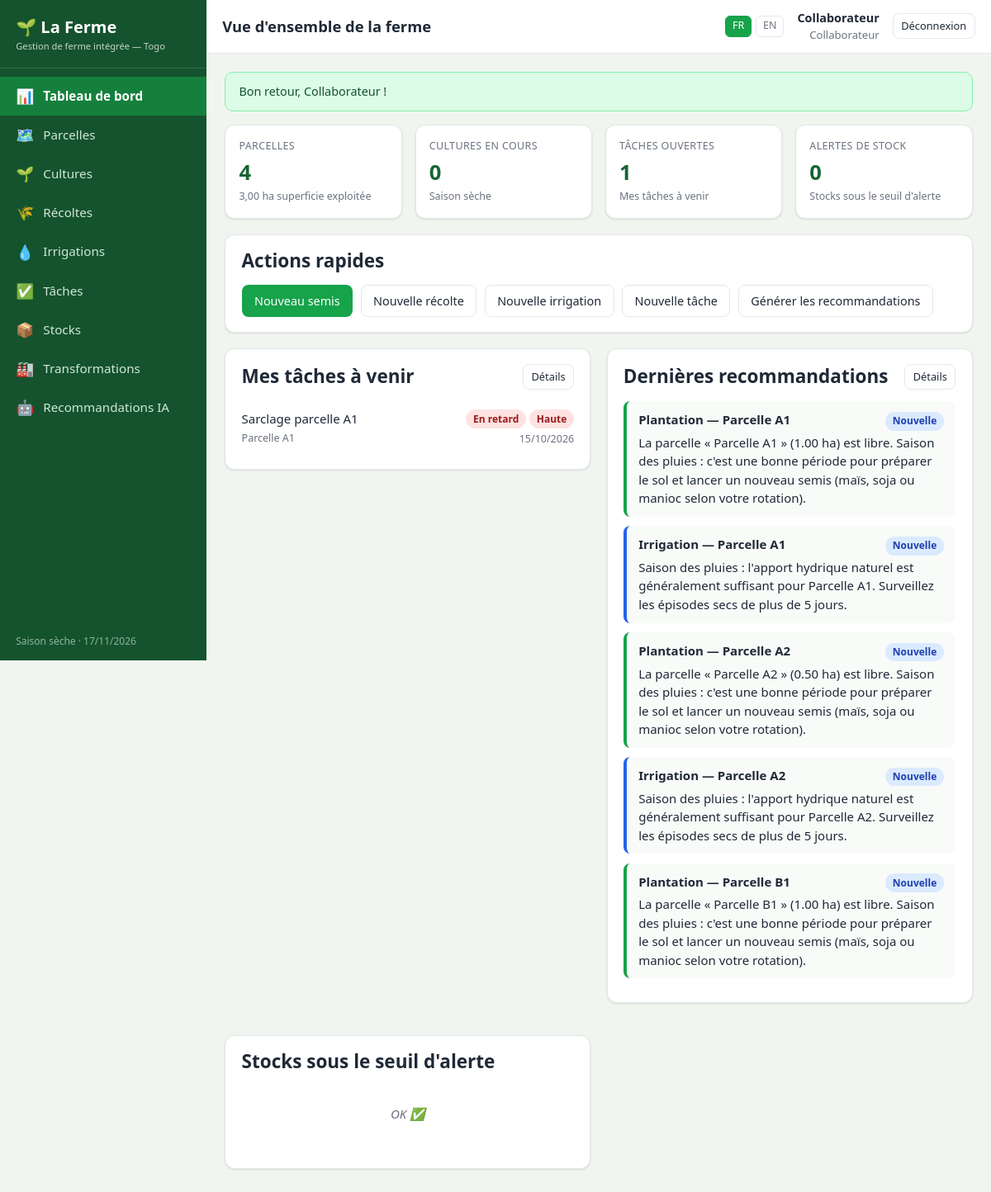
Page /index.php (signed in) on the committed database.
### tables this page shows
CREATE TABLE `users` (
  `id` int(11) NOT NULL,
  `nom` varchar(120) NOT NULL,
  `email` varchar(160) NOT NULL,
  `mot_de_passe` varchar(255) NOT NULL,
  `role` enum('proprietaire','collaborateur') NOT NULL DEFAULT 'collaborateur',
  `langue` enum('fr','en') NOT NULL DEFAULT 'fr',
  `actif` tinyint(1) NOT NULL DEFAULT 1,
  `created_at` datetime NOT NULL DEFAULT current_timestamp()
);

CREATE TABLE `taches` (
  `id` int(11) NOT NULL,
  `titre` varchar(180) NOT NULL,
  `description` text DEFAULT NULL,
  `user_id` int(11) DEFAULT NULL,
  `parcelle_id` int(11) DEFAULT NULL,
  `date_echeance` date DEFAULT NULL,
  `priorite` enum('basse','moyenne','haute') NOT NULL DEFAULT 'moyenne',
  `statut` enum('a_faire','en_cours','termine') NOT NULL DEFAULT 'a_faire',
  `created_at` datetime NOT NULL DEFAULT current_timestamp()
);

CREATE TABLE `parcelles` (
  `id` int(11) NOT NULL,
  `nom` varchar(120) NOT NULL,
  `zone` varchar(120) DEFAULT NULL,
  `superficie` decimal(6,2) NOT NULL DEFAULT 0.00,
  `statut` enum('libre','en_culture','repos') NOT NULL DEFAULT 'libre',
  `created_at` datetime NOT NULL DEFAULT current_timestamp()
);

CREATE TABLE `recommandations` (
  `id` int(11) NOT NULL,
  `parcelle_id` int(11) NOT NULL,
  `type` enum('plantation','irrigation') NOT NULL,
  `contenu` text NOT NULL,
  `priorite` enum('basse','moyenne','haute') NOT NULL DEFAULT 'moyenne',
  `statut` enum('nouvelle','vue','appliquee') NOT NULL DEFAULT 'nouvelle',
  `created_at` datetime NOT NULL DEFAULT current_timestamp()
);

### includes/functions.php (called while the page is built, shortened)
<?php
require_once __DIR__ . '/db.php';
function current_lang(): string
{
    return $_SESSION['lang'] ?? 'fr';
}
function lang_dict(): array
{
    static $dict = null;
    if ($dict === null) {
        $dict = require __DIR__ . '/../lang/' . current_lang() . '.php';
    }
    return $dict;
}
function t(string $key): string
{
    $dict = lang_dict();
    if (isset($dict[$key])) {
        return $dict[$key];
    }
    return ucfirst(str_replace('_', ' ', $key));
}
function te(string $prefix, $value): string
{
    return t($prefix . '_' . $value);
}
function e($value): string
{
    return htmlspecialchars((string)$value, ENT_QUOTES, 'UTF-8');
}
function get_flashes(): array
{
    $f = $_SESSION['flash'] ?? [];
    return $f;
}
function current_user(): ?array
{
    static $user = null;
    if ($user === null) {
        $user = fetch_one('SELECT * FROM users WHERE id = ? AND actif = 1', [$_SESSION['user_id']]);
    }
    return $user ?: null;
}
function is_logged_in(): bool
{
    return current_user() !== null;
}
function is_proprietaire(): bool
{
    $u = current_user();
    return $u && $u['role'] === 'proprietaire';
}
function require_login(): void
{
    if (!is_logged_in()) {
        redirect('login.php');
    }
}
function lc(string $s): string
{
    return function_exists('mb_strtolower') ? mb_strtolower($s, 'UTF-8') : strtolower($s);
}
function fr_date(?string $date): string
{
    $ts = strtotime($date);
    return $ts ? date('d/m/Y', $ts) : '—';
}
function season_for_month(int $month): string
{
    return ($month >= 4 && $month <= 10) ? 'rainy' : 'dry';
}
function season_label(): string
{
    return t(season_for_month((int)date('n')) === 'rainy' ? 'season_rainy' : 'season_dry');
}

### includes/db.php (called while the page is built, shortened)
<?php
function db(): PDO
{
    static $pdo = null;
    if ($pdo instanceof PDO) {
        return $pdo;
    }
    $dsn = sprintf('mysql:host=%s;port=%s;dbname=%s;charset=utf8mb4', DB_HOST, DB_PORT, DB_NAME);
    try {
        $pdo = new PDO($dsn, DB_USER, DB_PASS, [
            PDO::ATTR_ERRMODE            => PDO::ERRMODE_EXCEPTION,
            PDO::ATTR_DEFAULT_FETCH_MODE => PDO::FETCH_ASSOC,
            PDO::ATTR_EMULATE_PREPARES   => false,
        ]);
    } catch (PDOException $e) {
        http_response_code(500);
        if (APP_DEBUG) {
            die('Connexion à la base de données impossible : ' . $e->getMessage()
                . '<br><br>Avez-vous exécuté <a href="' . BASE_URL . '/install.php">install.php</a> ?');
        }
        die('Erreur de connexion à la base de données.');
    }
    return $pdo;
}
function q(string $sql, array $params = []): PDOStatement
{
    $stmt = db()->prepare($sql);
    $stmt->execute($params);
    return $stmt;
}
function fetch_one(string $sql, array $params = []): ?array
{
    $row = q($sql, $params)->fetch();
    return $row === false ? null : $row;
}
function fetch_all(string $sql, array $params = []): array
{
    return q($sql, $params)->fetchAll();
}
function fetch_value(string $sql, array $params = [])
{
    $v = q($sql, $params)->fetchColumn();
    return $v === false ? null : $v;
}

### index.php (the view, shortened to what this page needs)
<?php
require_once __DIR__ . '/includes/functions.php';
require_login();
$active     = 'index';
$page_title = t('dashboard_title');
$u          = current_user();
$owner      = is_proprietaire();
$nbParcelles   = (int)fetch_value('SELECT COUNT(*) FROM parcelles');
$superficie    = (float)fetch_value('SELECT COALESCE(SUM(superficie),0) FROM parcelles');
$nbCultures    = (int)fetch_value('SELECT COUNT(*) FROM cultures WHERE stade <> "recolte"');
$nbAlertes     = (int)fetch_value('SELECT COUNT(*) FROM stocks WHERE quantite <= seuil_alerte');
if ($owner) {
    $nbTaches = (int)fetch_value('SELECT COUNT(*) FROM taches WHERE statut <> "termine"');
} else {
    $nbTaches = (int)fetch_value('SELECT COUNT(*) FROM taches WHERE statut <> "termine" AND (user_id = ? OR user_id IS NULL)', [$u['id']]);
}
$myTasks = fetch_all(
    'SELECT t.*, p.nom AS parcelle FROM taches t
     LEFT JOIN parcelles p ON p.id = t.parcelle_id
     WHERE t.statut <> "termine" ' . ($owner ? '' : 'AND (t.user_id = ? OR t.user_id IS NULL) ') . '
     ORDER BY (t.date_echeance IS NULL), t.date_echeance ASC LIMIT 6',
    $owner ? [] : [$u['id']]
);
$lowStocks = fetch_all('SELECT * FROM stocks WHERE quantite <= seuil_alerte ORDER BY (quantite - seuil_alerte) ASC LIMIT 6');
$recos     = fetch_all('SELECT r.*, p.nom AS parcelle FROM recommandations r JOIN parcelles p ON p.id = r.parcelle_id ORDER BY r.created_at DESC LIMIT 5');
require __DIR__ . '/includes/header.php';
?>
<div class="kpi-grid">
    <div class="kpi">
        <div class="label"><?= e(t('kpi_parcelles')) ?></div>
        <div class="value"><?= $nbParcelles ?></div>
        <div class="sub"><?= number_format($superficie, 2, ',', ' ') ?> <?= e(t('hectares')) ?> <?= e(lc(t('kpi_superficie'))) ?></div>
    </div>
    <div class="kpi">
        <div class="label"><?= e(t('kpi_cultures')) ?></div>
        <div class="value"><?= $nbCultures ?></div>
        <div class="sub"><?= e(season_label()) ?></div>
    </div>
    <div class="kpi">
        <div class="label"><?= e(t('kpi_taches')) ?></div>
        <div class="value"><?= $nbTaches ?></div>
        <div class="sub"><?= $owner ? e(t('all')) : e(t('my_tasks_today')) ?></div>
    </div>
    <div class="kpi">
        <div class="label"><?= e(t('kpi_alertes_stock')) ?></div>
        <div class="value <?= $nbAlertes ? 'warn' : '' ?>"><?= $nbAlertes ?></div>
        <div class="sub"><?= e(t('low_stocks')) ?></div>
    </div>
</div>
<div class="card">
    <div class="card-head"><h2><?= e(t('quick_actions')) ?></h2></div>
    <div class="row-between" style="justify-content:flex-start;gap:.6rem">
        <a class="btn btn-primary" href="<?= e(BASE_URL) ?>/cultures.php?action=new"><?= e(t('new_culture')) ?></a>
        <a class="btn btn-outline" href="<?= e(BASE_URL) ?>/recoltes.php?action=new"><?= e(t('new_recolte')) ?></a>
        <a class="btn btn-outline" href="<?= e(BASE_URL) ?>/irrigations.php?action=new"><?= e(t('new_irrigation')) ?></a>
        <a class="btn btn-outline" href="<?= e(BASE_URL) ?>/taches.php?action=new"><?= e(t('new_tache')) ?></a>
        <a class="btn btn-outline" href="<?= e(BASE_URL) ?>/recommandations.php"><?= e(t('generate_reco')) ?></a>
    </div>
</div>
<div class="grid-2">
    <div class="card">
        <div class="card-head">
            <h2><?= e(t('my_tasks_today')) ?></h2>
            <a class="btn btn-sm btn-outline" href="<?= e(BASE_URL) ?>/taches.php"><?= e(t('details')) ?></a>
        </div>
        <?php if (!$myTasks): ?>
            <p class="empty"><?= e(t('no_records')) ?></p>
        <?php else: ?>
            <ul class="list-plain">
                <?php foreach ($myTasks as $task): ?>
                    <?php
                        $late = $task['date_echeance'] && $task['date_echeance'] < date('Y-m-d');
                    ?>
                    <li>
                        <span>
                            <?= e($task['titre']) ?>
                            <?php if ($task['parcelle']): ?><br><small class="muted"><?= e($task['parcelle']) ?></small><?php endif; ?>
                        </span>
                        <span class="right">
                            <?php if ($late): ?><span class="badge badge-red"><?= e(t('overdue')) ?></span><?php endif; ?>
                            <span class="badge badge-<?= $task['priorite'] === 'haute' ? 'red' : ($task['priorite'] === 'moyenne' ? 'amber' : 'gray') ?>"><?= e(te('priorite', $task['priorite'])) ?></span>
                            <br><small class="muted"><?= e(fr_date($task['date_echeance'])) ?></small>
                        </span>
                    </li>
                <?php endforeach; ?>
            </ul>
        <?php endif; ?>
    </div>
    <div class="card">
        <div class="card-head">
            <h2><?= e(t('recent_recommandations')) ?></h2>
            <a class="btn btn-sm btn-outline" href="<?= e(BASE_URL) ?>/recommandations.php"><?= e(t('details')) ?></a>
        </div>
        <?php if (!$recos): ?>
            <p class="empty"><?= e(t('no_records')) ?></p>
        <?php else: ?>
            <?php foreach ($recos as $r): ?>
                <div class="reco <?= e($r['type']) ?>">
                    <div class="reco-head">
                        <strong><?= e(te('reco', $r['type'])) ?> — <?= e($r['parcelle']) ?></strong>
                        <span class="badge badge-blue"><?= e(te('reco_statut', $r['statut'])) ?></span>
                    </div>
                    <div><?= e($r['contenu']) ?></div>
                </div>
            <?php endforeach; ?>
        <?php endif; ?>
    </div>
    <div class="card">
        <div class="card-head"><h2><?= e(t('low_stocks')) ?></h2></div>
        <?php if (!$lowStocks): ?>
            <p class="empty"><?= e(t('stock_ok')) ?> ✅</p>
        <?php endif; ?>
    </div>
</div>
<?php require __DIR__ . '/includes/footer.php'; ?>

### includes/header.php (shortened to what this page needs)
<?php
require_once __DIR__ . '/functions.php';
$__u        = current_user();
$active     = $active ?? '';
$page_title = $page_title ?? t('nav_dashboard');
$__lang     = current_lang();
$__self     = basename($_SERVER['SCRIPT_NAME'] ?? 'index.php');
$__nav = [
    ['index.php',           '📊', t('nav_dashboard')],
    ['parcelles.php',       '🗺️', t('nav_parcelles')],
    ['cultures.php',        '🌱', t('nav_cultures')],
    ['recoltes.php',        '🌾', t('nav_recoltes')],
    ['irrigations.php',     '💧', t('nav_irrigations')],
    ['taches.php',          '✅', t('nav_taches')],
    ['stocks.php',          '📦', t('nav_stocks')],
    ['transformations.php', '🏭', t('nav_transformations')],
];
$__nav[] = ['recommandations.php', '🤖', t('nav_recommandations')];
?>
<!DOCTYPE html>
<html lang="<?= e($__lang) ?>">
<head>
    <link rel="stylesheet" href="<?= e(BASE_URL) ?>/assets/css/style.css">
</head>
<body>
<div class="app">
    <aside class="sidebar">
        <div class="brand">🌱 <?= e(APP_NAME) ?><small><?= e(t('tagline')) ?></small></div>
        <nav>
            <?php foreach ($__nav as $item): ?>
                <a href="<?= e(BASE_URL . '/' . $item[0]) ?>" class="<?= $active === basename($item[0], '.php') ? 'active' : '' ?>">
                    <span class="ico"><?= $item[1] ?></span><?= e($item[2]) ?>
                </a>
            <?php endforeach; ?>
        </nav>
        <div class="side-foot"><?= e(season_label()) ?> · <?= date('d/m/Y') ?></div>
    </aside>
    <div class="main">
        <header class="topbar">
            <h1><?= e($page_title) ?></h1>
            <div class="lang-switch">
                <?php foreach (LANGS as $code => $label):
                    $__q = $_GET;
                    $__q['lang'] = $code; ?>
                    <a href="<?= e($__self . '?' . http_build_query($__q)) ?>" class="<?= $__lang === $code ? 'active' : '' ?>"><?= e(strtoupper($code)) ?></a>
                <?php endforeach; ?>
            </div>
            <div class="who">
                <?php if ($__u): ?>
                    <strong><?= e($__u['nom']) ?></strong>
                    <?= e(te('role', $__u['role'])) ?>
                <?php endif; ?>
            </div>
            <a class="btn btn-outline btn-sm" href="<?= e(BASE_URL) ?>/logout.php"><?= e(t('nav_logout')) ?></a>
        </header>
        <main class="content">
            <?php foreach (get_flashes() as $fl): ?>
                <div class="alert alert-<?= $fl['type'] === 'error' ? 'error' : ($fl['type'] === 'warn' ? 'warn' : 'success') ?>">
                    <?= e($fl['message']) ?>
                </div>
            <?php endforeach; ?>

### includes/footer.php (shortened to what this page needs)
        </main>
    </div>
</div>
</body>
</html>

### rows in the picture
users: nom "Collaborateur", role "Collaborateur"
taches: titre "Sarclage parcelle A1", parcelle.nom "Parcelle A1", priorite "Haute", date_echeance "15/10/2026"
recommandations: type "Plantation", parcelle.nom "Parcelle A1", statut "Nouvelle", contenu "La parcelle « Parcelle A1 » (1.00 ha) est libre. Saison des pluies : c'est une bonne période pour préparer le sol et lancer un nouveau semis (maïs, soja ou manioc selon votre rotation)."
recommandations: type "Irrigation", parcelle.nom "Parcelle A1", statut "Nouvelle", contenu "Saison des pluies : l'apport hydrique naturel est généralement suffisant pour Parcelle A1. Surveillez les épisodes secs de plus de 5 jours."
recommandations: type "Plantation", parcelle.nom "Parcelle A2", statut "Nouvelle", contenu "La parcelle « Parcelle A2 » (0.50 ha) est libre. Saison des pluies : c'est une bonne période pour préparer le sol et lancer un nouveau semis (maïs, soja ou manioc selon votre rotation)."
recommandations: type "Irrigation", parcelle.nom "Parcelle A2", statut "Nouvelle", contenu "Saison des pluies : l'apport hydrique naturel est généralement suffisant pour Parcelle A2. Surveillez les épisodes secs de plus de 5 jours."
recommandations: type "Plantation", parcelle.nom "Parcelle B1", statut "Nouvelle", contenu "La parcelle « Parcelle B1 » (1.00 ha) est libre. Saison des pluies : c'est une bonne période pour préparer le sol et lancer un nouveau semis (maïs, soja ou manioc selon votre rotation)."

### other values in the picture
APP_NAME "La Ferme"
t('tagline') "Gestion de ferme intégrée — Togo"
$item[1] "📊"
$item[2] "Tableau de bord"
$item[1] "🗺️"
$item[2] "Parcelles"
$item[1] "🌱"
$item[2] "Cultures"
$item[1] "🌾"
$item[2] "Récoltes"
$item[1] "💧"
$item[2] "Irrigations"
$item[1] "✅"
$item[2] "Tâches"
$item[1] "📦"
